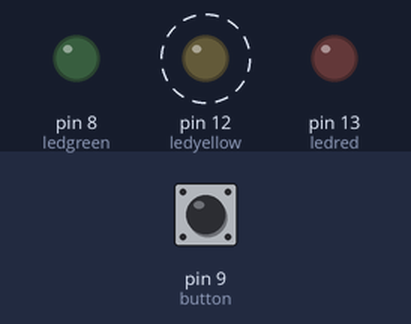
Simulated run of this sketch. Board: Arduino Uno, built with avr-gcc and run on an emulated ATmega328P. On the bench: output pins drawn as LEDs (lit = HIGH). Dashed ring = blinking. The inputs (shaded band) are chosen by the test bench; at power-on: pin 9 (button) LOW.

Above: at 2.8 s.
2.9 s: pin 9 (button) pulled HIGH for 1.2 s
At 3.3 s:
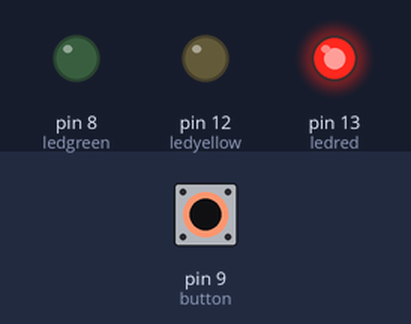
At 10.3 s:
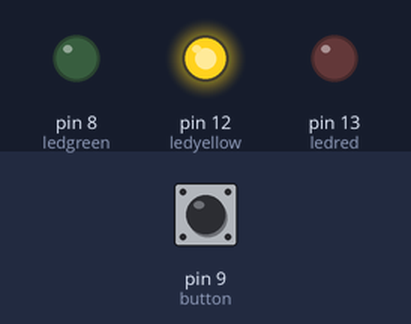
Timing chart, 0 to 18.3 s (numbered marks = the images above; inputs shaded):
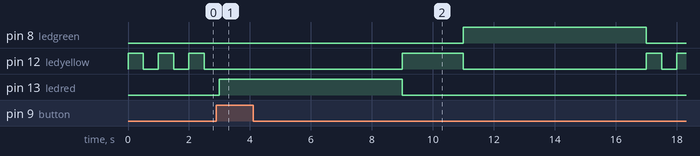

Measured:
- after the input at 2.9 s, pin 8 (ledgreen): LOW → HIGH after 8.1 s, → LOW 6.0 s later; pin 13 (ledred): LOW → HIGH after 0.10 s, → LOW 6.0 s later

The sketch:

semaforo.ino
```cpp
// C++ code
//Pequena simulação de um semáforo.
//Small simulation of a traffic light.
/* ===============================================================================================================
  Projeto: Controle de um semaforo.
  Utilizado: Arduino UNO, led's e um interruptor.

                           *****DESCRIÇÃO FUNCIONAMENTO*****
  Se o interruptor estiver em posição fechada, os led's acendem de forma controlada de acordo com a configuração de
  um semafaro, sequencialmente.
  ===============================================================================================================*/

// ========================================= Defines e Hardware ================================================= //

// Entrada

#define ledred  13
#define ledyellow  12
#define ledgreen 8
#define button  9 //light switch


// -- Variáveis e constantes --

int delayPeriod = 2000;//Short time, for in the yellow lights.
int delayPeriod2 = 6000;//Long Time, for the moving cars and red lights.
int statebutton = 0;//Variable to save the light switch state.
void setup()
{
 pinMode (ledred,OUTPUT);//input and output designation.
  pinMode (ledyellow,OUTPUT);//input and output designation.
   pinMode (ledgreen,OUTPUT);//input and output designation.
  pinMode (button, INPUT);//input and output designation.

}

void loop()
{
 statebutton = digitalRead(button); //Read input(button) for switch state.

  if (statebutton == HIGH)  {//Condition structure for traffic light operation.

  digitalWrite(ledred, HIGH);
  delay(delayPeriod2); //
  digitalWrite(ledred, LOW);

  digitalWrite(ledyellow, HIGH);
  delay(delayPeriod); //
  digitalWrite(ledyellow, LOW);


  digitalWrite(ledgreen, HIGH);
  delay(delayPeriod2); //
  digitalWrite(ledgreen, LOW);

  }else (statebutton == LOW);//Alert Condition for turn off traffic lights.

  digitalWrite(ledyellow,HIGH);
  delay(500);
  digitalWrite(ledyellow, LOW);
  delay(500);


}
```
